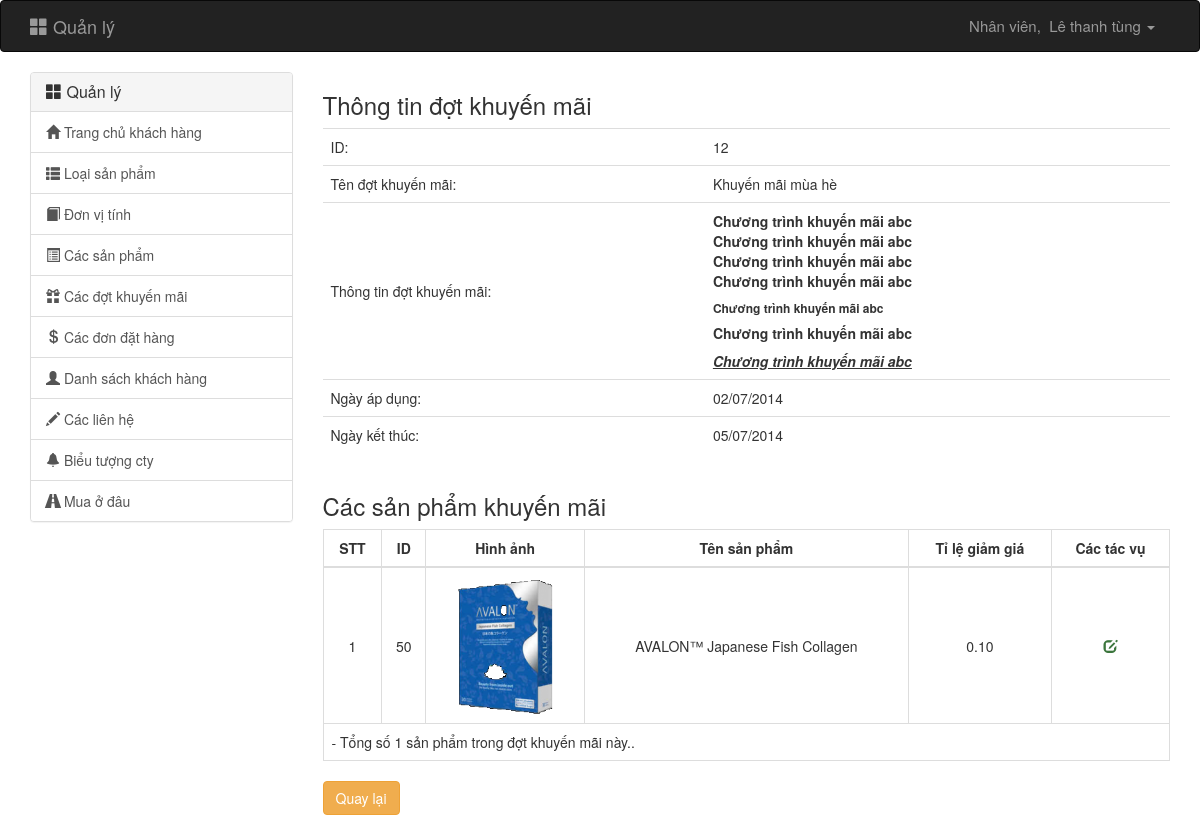
Page /admin.php?controller=promotion&action=view&pid=12 (signed in) on the committed database.
### tables this page shows
CREATE TABLE IF NOT EXISTS `promotions` (
  `ID` int(11) NOT NULL AUTO_INCREMENT,
  `NAME_PROMOTION` varchar(256) NOT NULL,
  `CONTENT_PROMOTION` text NOT NULL,
  `TIME_START` date NOT NULL,
  `TIME_END` date NOT NULL,
  PRIMARY KEY (`ID`)
);

CREATE TABLE IF NOT EXISTS `details_promotion` (
  `ID` int(11) NOT NULL AUTO_INCREMENT,
  `ID_PROMOTION` int(11) NOT NULL,
  `ID_PRO` int(11) NOT NULL,
  `PRICE_OFF` float(8,2) NOT NULL,
  PRIMARY KEY (`ID`),
  KEY `FK_DETAILS_PROMOTIONS_PRODUCT` (`ID_PRO`),
  KEY `FK_PROMOTION_DETAILS` (`ID_PROMOTION`)
);

CREATE TABLE IF NOT EXISTS `product` (
  `ID` int(11) NOT NULL AUTO_INCREMENT,
  `ID_UNIT` int(11) NOT NULL,
  `ID_CAT` int(11) NOT NULL,
  `INFO_PRO` text NOT NULL,
  `NAME_PRO` varchar(256) NOT NULL,
  `PRICE_USD` float(8,2) NOT NULL,
  `PRICE_VND` float(10,2) NOT NULL,
  `URL` varchar(1024) DEFAULT NULL,
  `THUMB` varchar(1024) DEFAULT NULL,
  `URL_PDF` varchar(1024) DEFAULT NULL,
  `SLIDE_SHOW` bit(1) NOT NULL DEFAULT b'1',
  PRIMARY KEY (`ID`),
  KEY `FK_HAVE_CATEGORY` (`ID_CAT`),
  KEY `FK_HAVE_UNITS` (`ID_UNIT`)
);

### backend/controllers/promotion/view.php (called while the page is built, shortened)
<?php
require_once('backend/models/promotion.php');
if (isset($_GET['pid'])) {
    $pid = intval($_GET['pid']);
    $promotion = get_a_promotion($pid);
    if (count($promotion) == 0) {
        header("location:admin.php?controller=promotion");
    } else {
        $promotion_products_list = get_products_of_promotion($pid);
    }
} else {
    header("location:admin.php?controller=promotion");
}
require('backend/views/promotion/view.php');

### backend/models/promotion.php (called while the page is built, shortened)
<?php
function get_a_promotion($pid) {
    $sql = "SELECT
                promotions.NAME_PROMOTION,
                promotions.CONTENT_PROMOTION,
                promotions.TIME_START,
                promotions.TIME_END,
                promotions.ID
                FROM
                promotions
                WHERE promotions.ID=" . $pid;
    $query = mysql_query($sql) or die(mysql_error());
    $data = array();
    if (mysql_num_rows($query) > 0) {
        $data = mysql_fetch_assoc($query);
    }
    return $data;
}
function get_products_of_promotion($pid) {
    $sql = "SELECT
                product.THUMB,
                product.NAME_PRO,
                details_promotion.ID_PRO,
                details_promotion.ID,
                details_promotion.PRICE_OFF
                FROM
                details_promotion
                INNER JOIN product ON details_promotion.ID_PRO = product.ID
                WHERE
                details_promotion.ID_PROMOTION = ".$pid."
                ORDER BY
                product.NAME_PRO ASC
                ";
    $query = mysql_query($sql) or die(mysql_error());
    $data = array();
    if (mysql_num_rows($query) > 0) {
        while ($row = mysql_fetch_assoc($query)) {
            $data[] = $row;
        }
    }
    return $data;
}

### backend/views/promotion/detail.php (the view, shortened to what this page needs)
<div class="col-xs-12">
    <h3><?=PROMOTION_VIEW_TITLE_PRO?></h3>
    <table id="info" class="table">
        <tr>
            <td><?=PROMOTION_VIEW_ID_PRO?>:</td>
            <td><?= $promotion['ID'] ?></td>
        </tr>
        <tr>
            <td><?=PROMOTION_VIEW_NAME_PRO?>:</td>
            <td><?= $promotion['NAME_PROMOTION'] ?></td>
        </tr>
        <tr>
            <td><?=PROMOTION_VIEW_INFO_PRO?>:</td>
            <td><?= $promotion['CONTENT_PROMOTION'] ?></td>
        </tr>
        <tr>
            <td><?=PROMOTION_VIEW_TIME_START_PRO?>:</td>
            <td><?= date('d/m/Y', strtotime($promotion['TIME_START'])) ?></td>
        </tr>
        <tr>
            <td><?=PROMOTION_VIEW_TIME_END_PRO?>:</td>
            <td><?= date('d/m/Y', strtotime($promotion['TIME_END'])) ?></td>
        </tr>
    </table>
</div>
<div class="col-xs-12">
    <h3><?=PROMOTION_VIEW_TITLE_PRODUCT?></h3>
    <table id="infopro" class="table table-bordered table-hover">
        <thead>
            <tr>
                <th class="hidden-xs"><?=PROMOTION_VIEW_ORDER_PRODUCT?></th>
                <th><?=PROMOTION_VIEW_ID_PRODUCT?></th>
                <th><?=PROMOTION_VIEW_IMAGE_PRODUCT?></th>
                <th><?=PROMOTION_VIEW_NAME_PRODUCT?></th>
                <th><?=PROMOTION_VIEW_FRICE_OFF_PRODUCT?></th>
                <th><?=PROMOTION_VIEW_TASK_PRODUCT?></th>
            </tr>
        </thead>
        <tbody>
            <?php
            $stt = 0;
            foreach ($promotion_products_list as $promotion_product):
                $stt++;
                ?>
                <tr>
                    <td class="hidden-xs"><?= $stt ?></td>
                    <td class="hidden-xs">
                        <?= $promotion_product['ID_PRO'] ?>
                    </td>
                    <td>
                        <img src="<?= $promotion_product['THUMB'] ?>" alt="image of product" title="image of product" width="100px"/>
                    </td>
                    <td>
                        <?= $promotion_product['NAME_PRO'] ?>
                    </td>
                    <td>
                        <?= $promotion_product['PRICE_OFF'] ?>
                    </td>
                    <td>
                        <a href="admin.php?controller=product&action=edit&pid=<?= $promotion_product['ID_PRO'] ?>" target="_blank" class="text-success" title="edit product"><i class="glyphicon glyphicon-edit"></i></a>
                    </td>
                </tr>
            <?php endforeach; ?>
        </tbody>
        <tfoot>
            <tr>
                <td colspan="6" style="text-align: left">
                    - <?=PROMOTION_VIEW_TOTAL_PRODUCT?> <?= $stt ?> <?=PROMOTION_VIEW_UNIT_PRODUCT?>.<br/>
                </td>
            </tr>
        </tfoot>
    </table>
</div>
<div class="col-xs-12">
    <a class="btn btn-warning" href="admin.php?controller=promotion"><?= PROMOTION_VIEW_BUTTON_BACK ?></a>
    <br/>
    <br/>
</div>

### backend/views/promotion/detail.php (style rules this page uses)
#info td { text-align: left; }
#infopro th,td { text-align: center; vertical-align: middle !important; width: auto; }

### rows in the picture
promotions: ID "12", NAME_PROMOTION "Khuyến mãi mùa hè", CONTENT_PROMOTION "Chương trình khuyến mãi abc Chương trình khuyến mãi abc Chương trình khuyến mãi abc Chương trình khuyến mãi abc Chương trình khuyến mãi abc Chương trình khuyến mãi abc Chương trình khuyến mãi abc", TIME_START "02/07/2014", TIME_END "05/07/2014"
details_promotion: ID_PRO "50", product.THUMB (picture), product.NAME_PRO "AVALON™ Japanese Fish Collagen", PRICE_OFF "0.10"

### other values in the picture
NAVBAR_HOME_TITLE_ "Quản lý"
NAVBAR_STAFF "Nhân viên"
$_SESSION['login'][3] "Lê thanh tùng"
SIDEBAR_MAIN_MENU "Quản lý"
SIDEBAR_MAIN_PAGE_MENU "Trang chủ khách hàng"
SIDEBAR_CATEGORIES_MENU "Loại sản phẩm"
SIDEBAR_UNITS_MENU "Đơn vị tính"
SIDEBAR_PRODUCTS_MENU "Các sản phẩm"
SIDEBAR_PROMOTIONS_MENU "Các đợt khuyến mãi"
SIDEBAR_ORDERS_MENU "Các đơn đặt hàng"
SIDEBAR_CUMSTOMERS_MENU "Danh sách khách hàng"
SIDEBAR_CONTACTS_MENU "Các liên hệ"
SIDEBAR_LOGO_MENU "Biểu tượng cty"
SIDEBAR_BRANCHES_MENU "Mua ở đâu"
PROMOTION_VIEW_TITLE_PRO "Thông tin đợt khuyến mãi"
